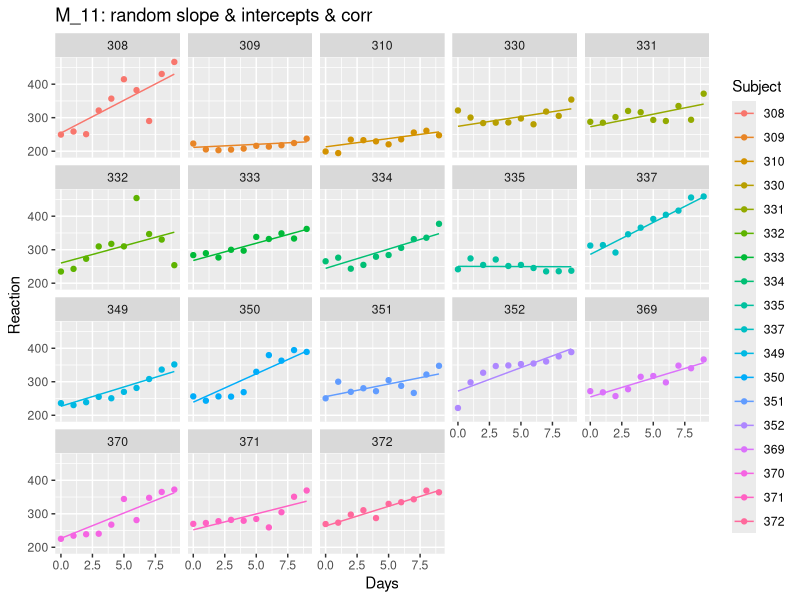
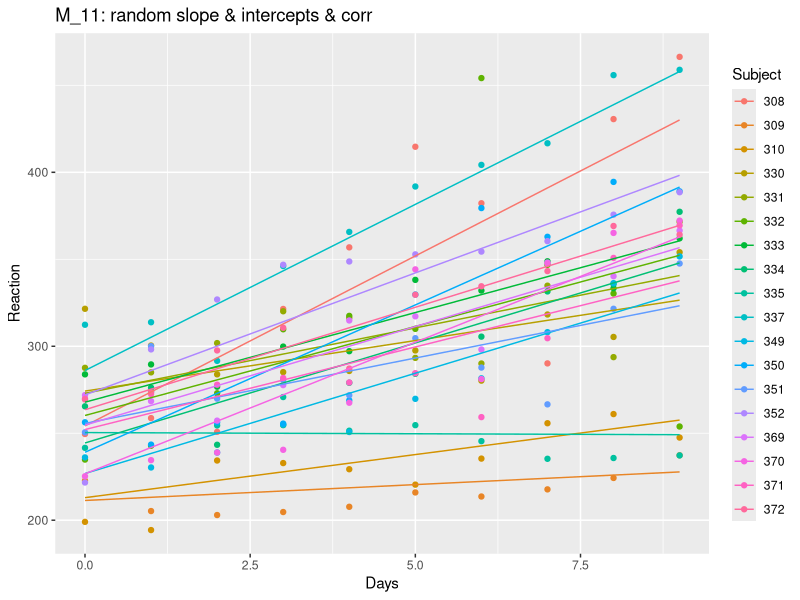
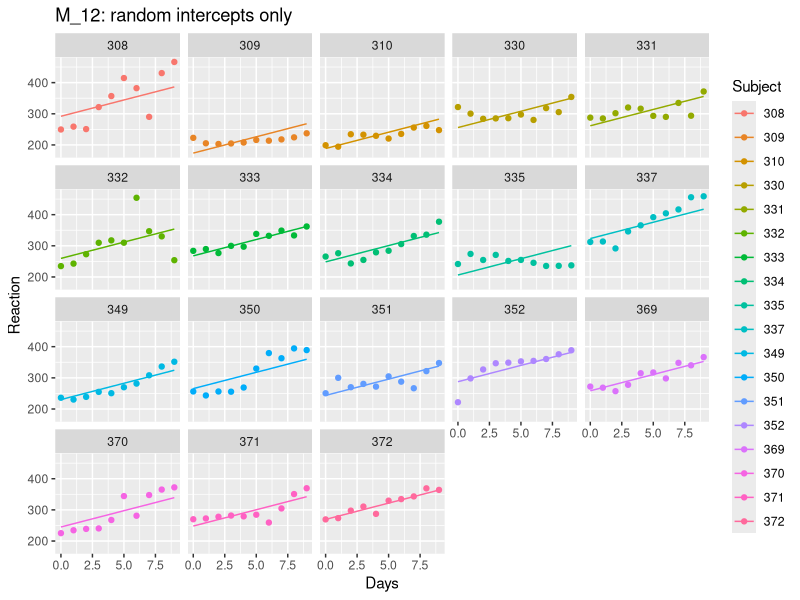
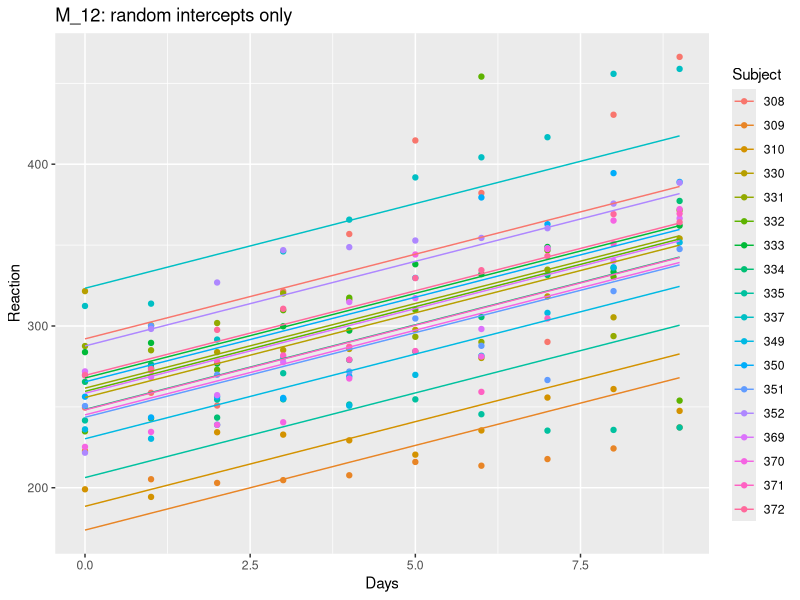
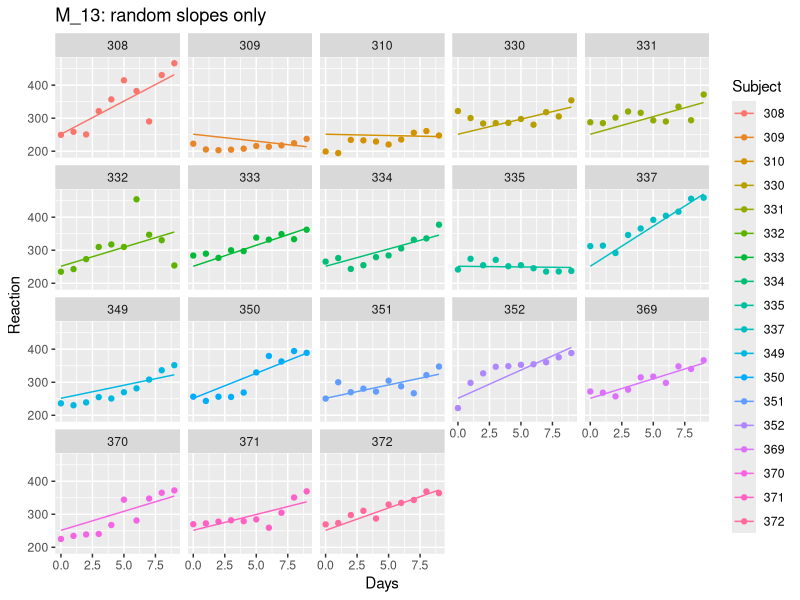
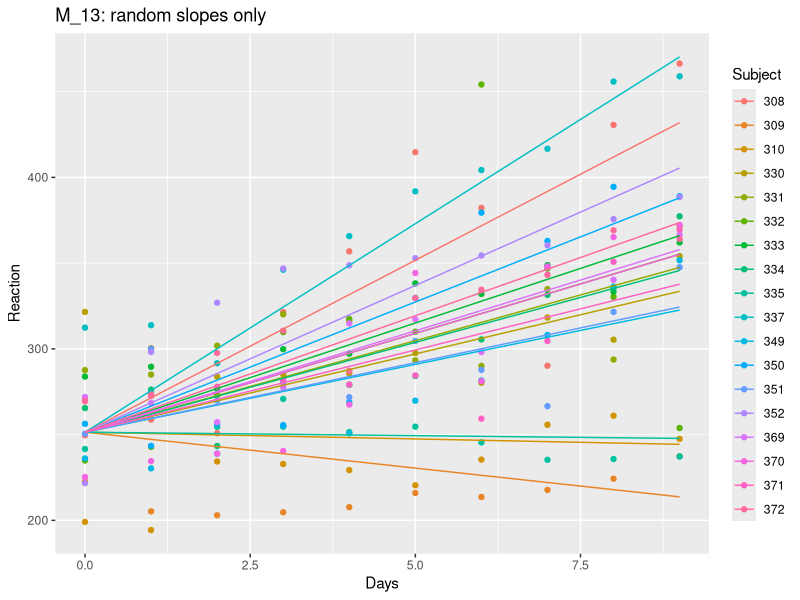
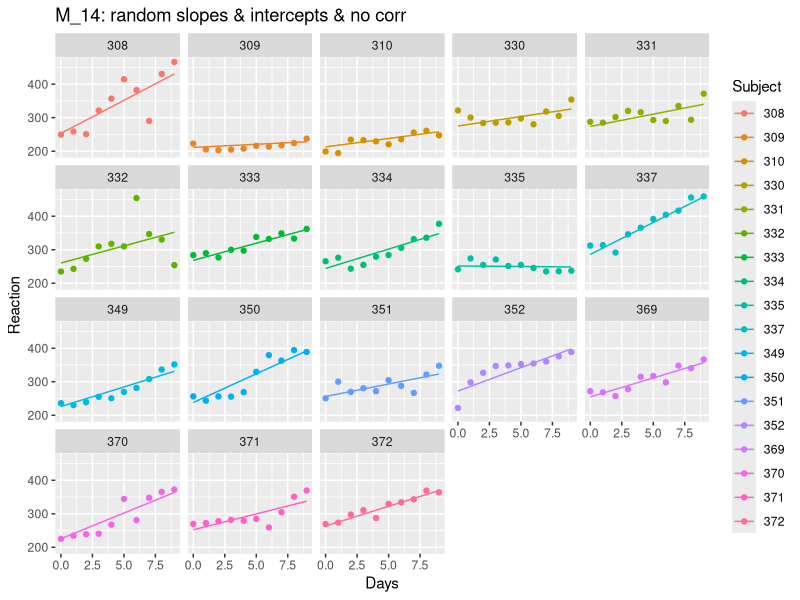
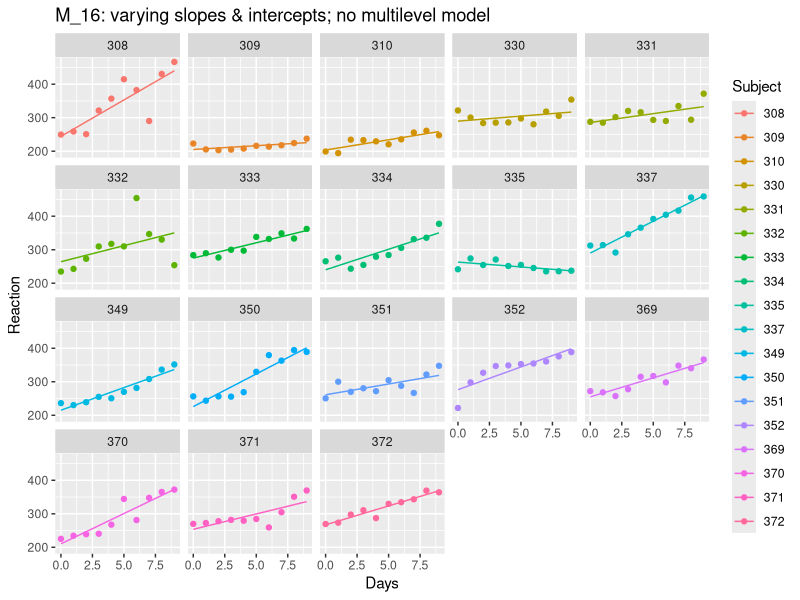

The R script that drew these images, in order:
library(tidyverse)
library(modelr)
library(lme4)

# random slopes & random intercepts & correlation between them
M_11 <- lmer(Reaction ~ Days + (Days|Subject),
            REML = FALSE,
            data = sleepstudy)

# random intercepts only model
M_12 <- lmer(Reaction ~ Days + (1|Subject),
             REML = FALSE,
             data = sleepstudy)

# random slopes only model
M_13 <- lmer(Reaction ~ Days + (0 + Days|Subject),
            REML = FALSE,
            data = sleepstudy)


# random slopes & random intercepts & NO correlation between them
M_14 <- lmer(Reaction ~ Days + (Days||Subject),
             REML = FALSE,
             data = sleepstudy)


# Visualize the predictions of the models ---------------------------------

add_predictions(sleepstudy, M_11) %>% 
  ggplot(aes(x = Days, y = Reaction, colour = Subject)) +
  geom_point() +
  geom_line(aes(y = pred)) +
  facet_wrap(~Subject) +
  ggtitle('M_11: random slope & intercepts & corr')

add_predictions(sleepstudy, M_11) %>% 
  ggplot(aes(x = Days, y = Reaction, colour = Subject)) +
  geom_point() +
  geom_line(aes(y = pred)) +
  ggtitle('M_11: random slope & intercepts & corr')

add_predictions(sleepstudy, M_12) %>% 
  ggplot(aes(x = Days, y = Reaction, colour = Subject)) +
  geom_point() +
  geom_line(aes(y = pred)) +
  facet_wrap(~Subject) +
  ggtitle('M_12: random intercepts only')

add_predictions(sleepstudy, M_12) %>% 
  ggplot(aes(x = Days, y = Reaction, colour = Subject)) +
  geom_point() +
  geom_line(aes(y = pred)) +
  ggtitle('M_12: random intercepts only')



add_predictions(sleepstudy, M_13) %>% 
  ggplot(aes(x = Days, y = Reaction, colour = Subject)) +
  geom_point() +
  geom_line(aes(y = pred)) +
  facet_wrap(~Subject) +
  ggtitle('M_13: random slopes only')

add_predictions(sleepstudy, M_13) %>% 
  ggplot(aes(x = Days, y = Reaction, colour = Subject)) +
  geom_point() +
  geom_line(aes(y = pred)) +
  ggtitle('M_13: random slopes only')


add_predictions(sleepstudy, M_14) %>% 
  ggplot(aes(x = Days, y = Reaction, colour = Subject)) +
  geom_point() +
  geom_line(aes(y = pred)) +
  facet_wrap(~Subject) +
  ggtitle('M_14: random slopes & intercepts & no corr')

# Complete pooling model --------------------------------------------------

M_15 <- lm(Reaction ~ Days, data = sleepstudy)

# -------------------------------------------------------------------------


# No pooling model --------------------------------------------------------

# varying intercept & slope model, but NOT mixed effects aka multilevel
M_16 <- lm(Reaction ~ Days * Subject, data = sleepstudy)
M_16a <- lm(Reaction ~ Days + Subject + Days:Subject, data = sleepstudy)

# varying intercepts model but NOT a mixed effects aka multilevel
M_17 <- lm(Reaction ~ Days + Subject, data = sleepstudy)


# Visualize these models --------------------------------------------------

add_predictions(sleepstudy, M_16) %>% 
  ggplot(aes(x = Days, y = Reaction, colour = Subject)) +
  geom_point() +
  geom_line(aes(y = pred)) +
  facet_wrap(~Subject) +
  ggtitle('M_16: varying slopes & intercepts; no multilevel model')

add_predictions(sleepstudy, M_15) %>% 
  ggplot(aes(x = Days, y = Reaction, colour = Subject)) +
  geom_point() +
  geom_line(aes(y = pred)) +
  facet_wrap(~Subject) +
  ggtitle('M_15: complete pooling')

